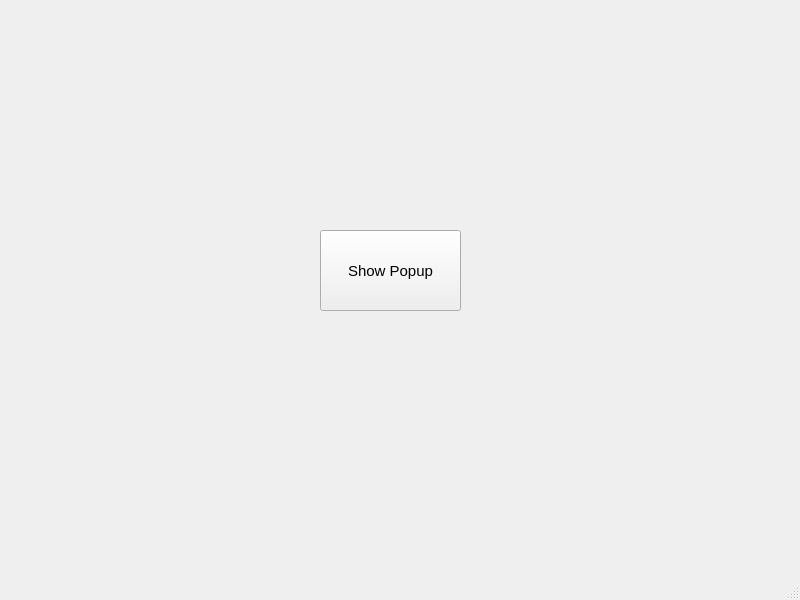
<?xml version="1.0" encoding="UTF-8"?>
<ui version="4.0">
 <class>MainWindow</class>
 <widget class="QMainWindow" name="MainWindow">
  <property name="geometry">
   <rect>
    <x>0</x>
    <y>0</y>
    <width>800</width>
    <height>600</height>
   </rect>
  </property>
  <property name="windowTitle">
   <string>MainWindow</string>
  </property>
  <widget class="QWidget" name="centralwidget">
   <widget class="QPushButton" name="pushButton">
    <property name="geometry">
     <rect>
      <x>320</x>
      <y>230</y>
      <width>141</width>
      <height>81</height>
     </rect>
    </property>
    <property name="font">
     <font>
      <pointsize>11</pointsize>
     </font>
    </property>
    <property name="text">
     <string>Show Popup</string>
    </property>
   </widget>
  </widget>
  <widget class="QMenuBar" name="menubar">
   <property name="geometry">
    <rect>
     <x>0</x>
     <y>0</y>
     <width>800</width>
     <height>26</height>
    </rect>
   </property>
  </widget>
  <widget class="QStatusBar" name="statusbar"/>
 </widget>
 <resources/>
 <connections/>
</ui>
